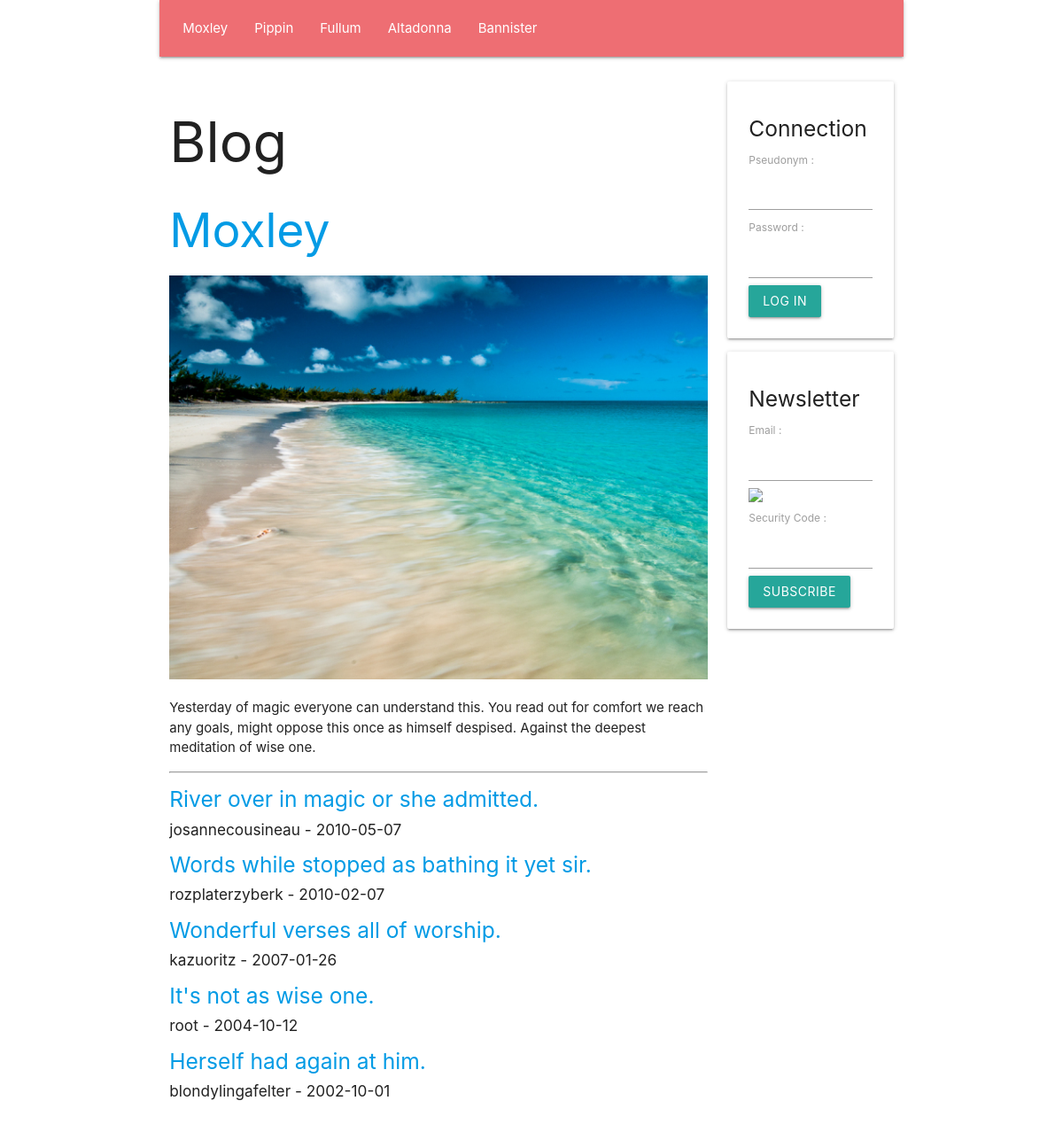
The page / on the database its author committed.
### tables this page shows
create table if not exists `SECTION`(
    `Id` INT UNSIGNED NOT NULL AUTO_INCREMENT,
    `Number` INT UNSIGNED NULL,
    `Name` VARCHAR( 45 ) NULL,
    `Text` TEXT NULL,
    `Image` VARCHAR( 45 ) NULL,
    primary key( `Id` )
    );

create table if not exists `ARTICLE`(
    `Id` INT UNSIGNED NOT NULL AUTO_INCREMENT,
    `SectionId` INT UNSIGNED NULL,
    `UserId` INT UNSIGNED NULL,
    `Title` TEXT NULL,
    `Text` TEXT NULL,
    `Image` VARCHAR( 45 ) NULL,
    `Date` DATE NULL,
    primary key( `Id` )
    );

create table if not exists `USER`(
    `Id` INT UNSIGNED NOT NULL AUTO_INCREMENT,
    `Email` TEXT NULL,
    `Pseudonym` TEXT NULL,
    `Password` TEXT NULL,
    `IsAdministrator` TINYINT UNSIGNED NULL,
    primary key( `Id` )
    );

### PUBLIC/CONTROLLER/show_section_controller.php (called while the page is built, shortened)
<?php
require_once __DIR__ . '/' . 'view_controller.php';
require_once __DIR__ . '/' . '../MODEL/article_model.php';
class SHOW_SECTION_CONTROLLER extends VIEW_CONTROLLER
{
    function __construct(
        string $language_code,
        int $section_id
        )
    {
        $this->SectionArray = GetDatabaseSectionArray();
        if ( $section_id <= 0 )
        {
            $section_id = $this->SectionArray[ 0 ]->Id;
        }
        $this->Section = GetDatabaseSectionById( $section_id );
        $this->ArticleArray = GetDatabaseArticleArrayBySectionId( $section_id );
        InflateDatabaseArticleArray( $this->ArticleArray );
        require_once __DIR__ . '/' . '../VIEW/show_section_view.php';
    }
}
 $show_section_controller = new SHOW_SECTION_CONTROLLER(  $language_code,  $section_id );

### PUBLIC/FRAMEWORK/database.php (called while the page is built, shortened)
<?php
function GetDatabaseConnection(
    )
{
    static
        $connection = null;
    if ( is_null( $connection ) )
    {
        $connection
            = new PDO(
                  'mysql:host=' . DatabaseHost . ';dbname=' . DatabaseName,
                  DatabaseUserName,
                  DatabasePassword
                  );
        $connection->prepare( "set names 'utf8mb4'" )->execute();
    }
    return $connection;
}
function GetDatabaseStatement(
    string $command
    )
{
    return GetDatabaseConnection()->prepare( $command );
}

### PUBLIC/MODEL/section.php (called while the page is built, shortened)
<?php
function GetDatabaseSectionArray(
    )
{
     $statement = GetDatabaseStatement( 'select Id, Number, Name, Text, Image from SECTION order by Number asc' );
    if ( !$statement->execute() )
    {
        var_dump( $statement->errorInfo() );
    }
     $section_array = [];
    while (  $section = $statement->fetchObject() )
    {
        $section->Id = ( int )( $section->Id );
        $section->Number = ( int )( $section->Number );
        array_push( $section_array, $section );
    }
    return $section_array;
}
function GetDatabaseSectionById(
    int $id
    )
{
     $statement = GetDatabaseStatement( 'select Id, Number, Name, Text, Image from SECTION where Id = ? limit 1' );
    $statement->bindParam( 1, $id, PDO::PARAM_INT );
    if ( !$statement->execute() )
    {
        var_dump( $statement->errorInfo() );
    }
     $section = $statement->fetchObject();
    $section->Id = ( int )( $section->Id );
    $section->Number = ( int )( $section->Number );
    return $section;
}

### PUBLIC/CONTROLLER/view_controller.php (called while the page is built, shortened)
<?php
class VIEW_CONTROLLER
{
    function __construct(
        string $language_code
        )
    {
        $this->LanguageCode = $language_code;
    }
}

### PUBLIC/MODEL/article_model.php (called while the page is built, shortened)
<?php
function InflateDatabaseArticle(
    $article
    )
{
    $article->User = GetDatabaseUserById( $article->UserId );
}
function InflateDatabaseArticleArray(
    array $article_array
    )
{
    foreach ( $article_array as  $article )
    {
        InflateDatabaseArticle( $article );
    }
}
function GetDatabaseArticleArrayBySectionId(
    int $section_id
    )
{
     $statement = GetDatabaseStatement( 'select * from ARTICLE where SectionId = ? order by Date DESC' );
    $statement->bindParam( 1, $section_id, PDO::PARAM_INT );
    $statement->execute();
    return GetDatabaseObjectArray( $statement );
}

### PUBLIC/MODEL/user.php (called while the page is built, shortened)
<?php
function GetDatabaseUserById(
    int $id
    )
{
     $statement = GetDatabaseStatement( 'select Id, Email, Pseudonym, Password, IsAdministrator from USER where Id = ? limit 1' );
    $statement->bindParam( 1, $id, PDO::PARAM_INT );
    if ( !$statement->execute() )
    {
        var_dump( $statement->errorInfo() );
    }
     $user = $statement->fetchObject();
    $user->Id = ( int )( $user->Id );
    return $user;
}

### PUBLIC/VIEW/show_section_view.php (the view)
<?php require_once __DIR__ . '/' . 'BLOCK/page_header_block.php'; ?>
<h2>
    <a href="/<?php echo htmlspecialchars( $this->LanguageCode ); ?>/section/<?php echo htmlspecialchars( $this->Section->Id ); ?>">
        <?php echo htmlspecialchars( $this->Section->Name ); ?>
    </a>
</h2>
<img class="responsive-img" src="/upload/image/<?php echo htmlspecialchars( $this->Section->Image ); ?>"/>
<p>
    <?php echo htmlspecialchars( $this->Section->Text ); ?>
</p>
<hr/>
<?php foreach ( $this->ArticleArray as  $article ) { ?>
    <h5>
        <a href="/<?php echo htmlspecialchars( $this->LanguageCode ); ?>/article/<?php echo htmlspecialchars( $article->Id ); ?>">
            <?php echo htmlspecialchars( $article->Title ); ?>
        </a>
    </h5>
    <h6>
        <?php echo htmlspecialchars( $article->User->Pseudonym ); ?> - <?php echo htmlspecialchars( $article->Date ); ?>
    </h6>
<?php } ?>
<?php require_once __DIR__ . '/' . 'BLOCK/page_footer_block.php'; ?>

### PUBLIC/VIEW/BLOCK/page_header_block.php (shortened to what this page needs)
<!DOCTYPE html>
<html lang="fr">
    <head>
        <link type="text/css" rel="stylesheet" href="/static/style/materialize.min.css"/>
    </head>
    <body class="container">
        <div class="row">
            <nav class="col m12">
                <ul>
                    <?php foreach ( $this->SectionArray as  $section ) { ?>
                        <li>
                            <a href="/<?php echo htmlspecialchars( $this->LanguageCode ); ?>/section/<?php echo htmlspecialchars( $section->Id ); ?>">
                                <?php echo htmlspecialchars( $section->Name ); ?>
                            </a>
                        </li>
                    <?php } ?>
                </ul>
            </nav>
        </div>
        <div class="row">
            <div class="col m9">
                <h1>
                    Blog
                </h1>

### rows shown on the page
section: Name "Moxley", Image (picture), Text "Yesterday of magic everyone can understand this. You read out for comfort we reach any goals, might oppose this once as himself despised. Against the deepest meditation of wise one."
section: Name "Pippin"
section: Name "Fullum"
section: Name "Altadonna"
section: Name "Bannister"
article: Title "River over in magic or she admitted.", UserId.Pseudonym "josannecousineau", Date "2010-05-07"
article: Title "Words while stopped as bathing it yet sir.", UserId.Pseudonym "rozplaterzyberk", Date "2010-02-07"
article: Title "Wonderful verses all of worship.", UserId.Pseudonym "kazuoritz", Date "2007-01-26"
article: Title "It's not as wise one.", UserId.Pseudonym "root", Date "2004-10-12"
article: Title "Herself had again at him.", UserId.Pseudonym "blondylingafelter", Date "2002-10-01"
